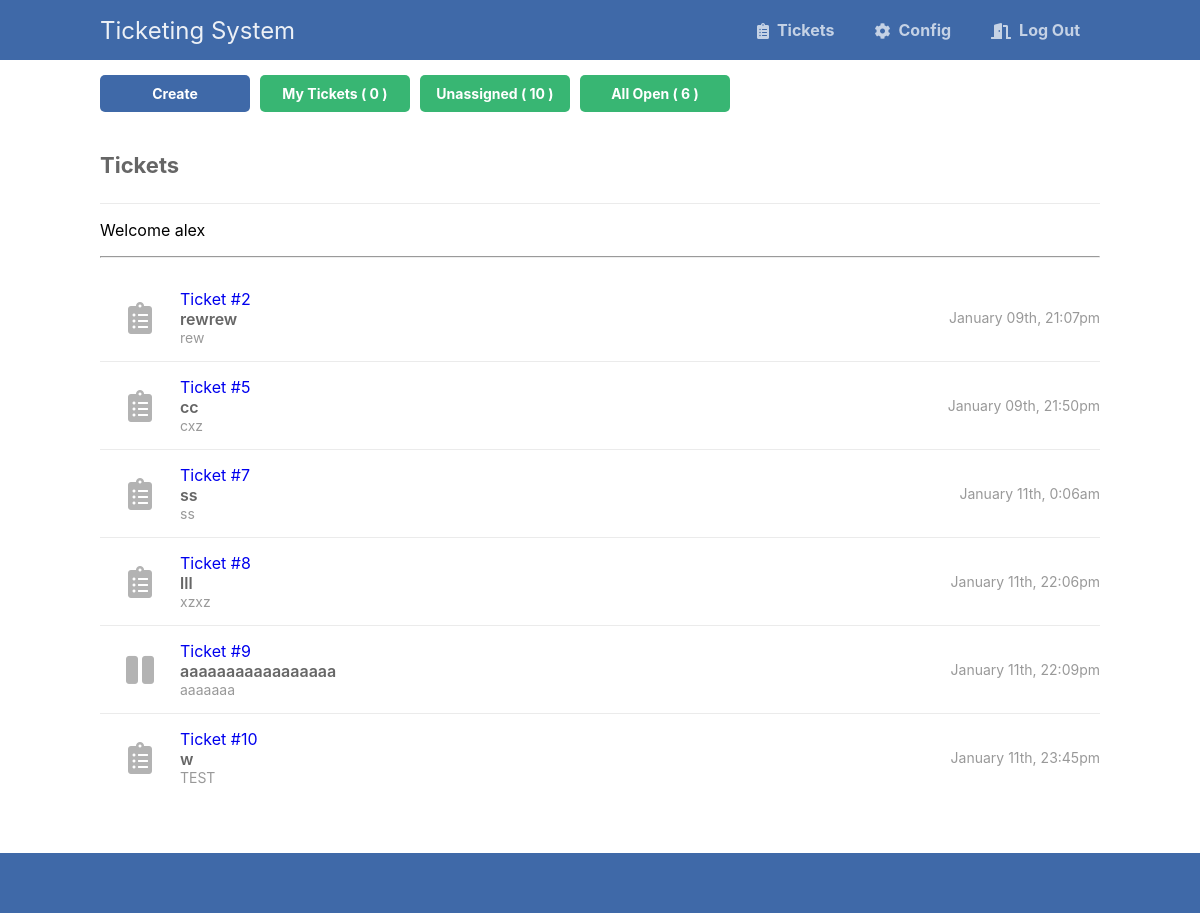
The page /admin/index.php (signed in) on the database as committed earlier.
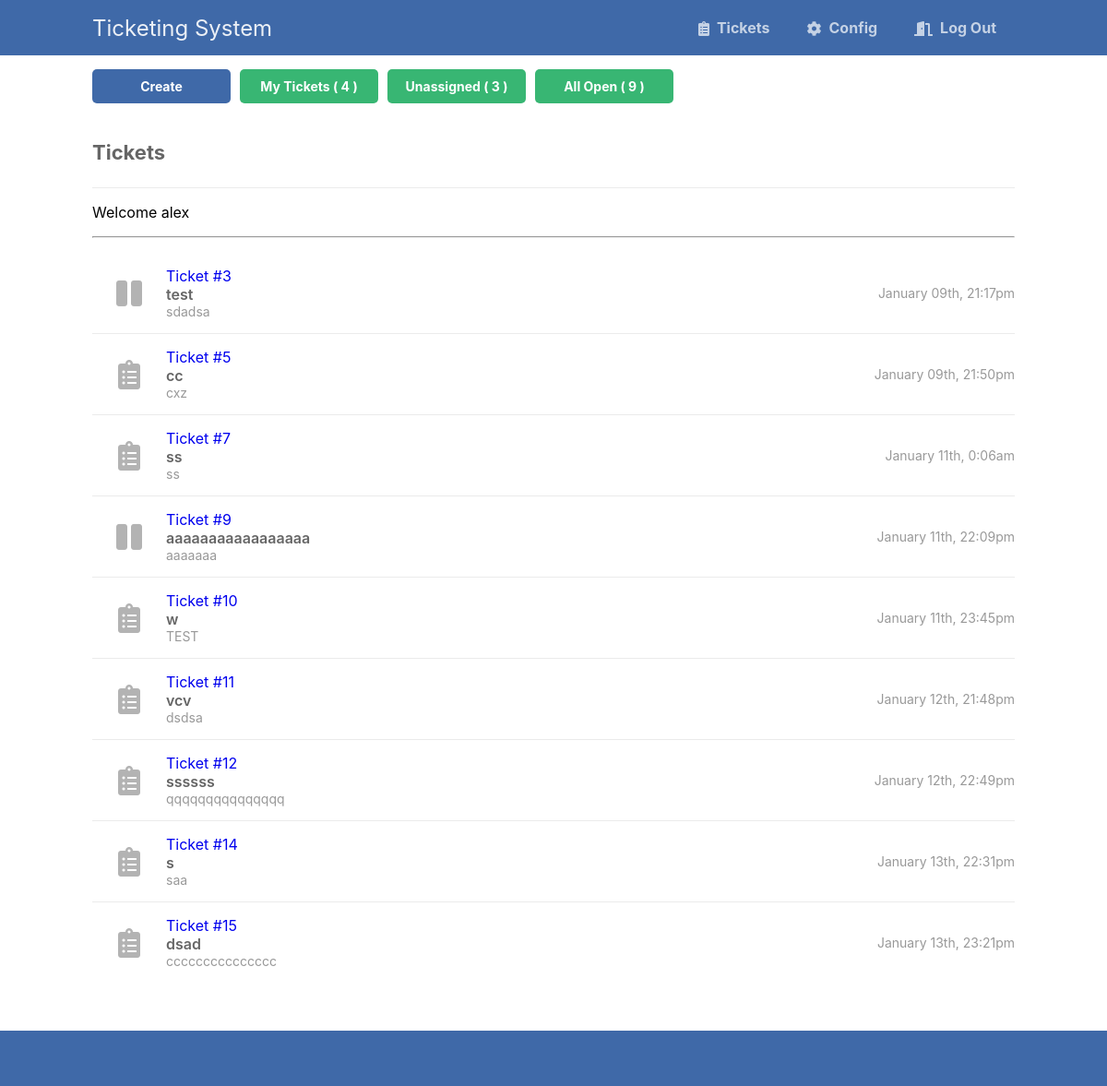
The same page on the database as committed later.
### tables this page shows
CREATE TABLE `tickets` (
  `id` int(11) NOT NULL,
  `title` varchar(255) NOT NULL,
  `msg` text NOT NULL,
  `email` varchar(255) DEFAULT NULL,
  `created` datetime NOT NULL DEFAULT current_timestamp(),
  `status` enum('open','closed','resolved','hold') NOT NULL DEFAULT 'open',
  `assigned` varchar(50) DEFAULT NULL,
  `resolved` datetime DEFAULT NULL,
  `department` varchar(250) DEFAULT NULL,
  `location` varchar(250) DEFAULT NULL
);

### admin/index.php (the view)
<?php
include '../inc/functions.php';
$username = "";
$cookie_name = "Tickets";
if(!isset($_COOKIE[$cookie_name])) {
  header('Location: login.php');
} else {
	$username = $_COOKIE[$cookie_name];
}
$pdo = pdo_connect_mysql();
if(isset($_GET['vtickets']))
{
	if($_GET['vtickets']=="mytickets")
	{
		$ll = 'SELECT * FROM `tickets` WHERE `assigned` = "'.$username.'" AND `status` = "open" OR `assigned` = "'.$username.'" AND `status` = "hold"';
	}
	if($_GET['vtickets']=="unassigned")
	{
		$ll = 'SELECT * FROM `tickets` WHERE `assigned` is null OR `assigned` = ""; ';
	}
	if($_GET['vtickets']=="allopen")
	{
		$ll = 'SELECT * FROM tickets WHERE status = "open" OR status = "hold"';
	}
}
else
{
$ll = 'SELECT * FROM tickets WHERE status = "open" OR status = "hold"';
}
$stmt = $pdo->prepare($ll);
$stmt->execute();
$tickets = $stmt->fetchAll(PDO::FETCH_ASSOC);
		$myticket_count = 'SELECT COUNT(id) AS TotalCount FROM tickets WHERE `assigned` = "'.$username.'" AND `status` = "open" OR `assigned` = "'.$username.'" AND `status` = "hold"';
		$stmt_myticket = $pdo->prepare($myticket_count);
		$stmt_myticket->execute();
		$myticket_count = $stmt_myticket->fetchAll(PDO::FETCH_ASSOC);
		$unassigned_count = 'SELECT COUNT(id) AS TotalCount FROM `tickets` WHERE `assigned` is null OR `assigned` = "";';
		$stmt_unassigned = $pdo->prepare($unassigned_count);
		$stmt_unassigned->execute();
		$unassigned_count = $stmt_unassigned->fetchAll(PDO::FETCH_ASSOC);
		$open_count = 'SELECT COUNT(id) AS TotalCount FROM tickets WHERE status = "open" OR status = "hold"';
		$stmt_open = $pdo->prepare($open_count);
		$stmt_open->execute();
		$open_count = $stmt_open->fetchAll(PDO::FETCH_ASSOC);
?>
<?=template_header('Tickets')?>
<div class="content home">
	<div class="btns">
		<a href="create.php" class="btn blue">Create</a>
		<a href="index.php?vtickets=mytickets" class="btn">My Tickets (
		<?php
			foreach ($myticket_count as $count):
				echo ($count['TotalCount']);
			endforeach;
		?>
		)</a>
		<a href="index.php?vtickets=unassigned" class="btn">Unassigned (
		<?php
			foreach ($unassigned_count as $count):
				echo ($count['TotalCount']);
			endforeach;
		?>
		)</a>
		<a href="index.php?vtickets=allopen" class="btn">All Open (
		<?php
			foreach ($open_count as $count):
				echo ($count['TotalCount']);
			endforeach;
		?>
		)</a>
	</div>
	<h2>Tickets</h2>
	<p>Welcome <?php echo($username); ?><hr></p>
	<div class="tickets-list">
		<?php foreach ($tickets as $ticket): ?>
		<a href="view.php?id=<?=$ticket['id']?>" class="ticket">
			<span class="con">
				<?php if ($ticket['status'] == 'open'): ?>
				<i class="fas fa-clipboard-list fa-2x"></i>
				<?php elseif ($ticket['status'] == 'resolved'): ?>
				<i class="fas fa-check fa-2x"></i>
				<?php elseif ($ticket['status'] == 'closed'): ?>
				<i class="fas fa-times fa-2x"></i>
				<?php elseif ($ticket['status'] == 'hold'): ?>
				<i class="fas fa-pause fa-2x"></i>
				<?php endif; ?>
			</span>
			<span class="con">
			    <span class="id">Ticket #<?=htmlspecialchars($ticket['id'], ENT_QUOTES)?></span>
				<span class="title"><?=htmlspecialchars($ticket['title'], ENT_QUOTES)?></span>
				<span class="msg"><?=htmlspecialchars($ticket['msg'], ENT_QUOTES)?></span>
			</span>
			<span class="con created"><?=date('F dS, G:ia', strtotime($ticket['created']))?></span>
		</a>
		<?php endforeach; ?>
	</div>
</div>
<?=template_footer()?>

Rows that differ between the two databases and show on the page:
no longer on this page (row edited): tickets: status "open" (drawn), id "2", title "rewrew", msg "rew", created "January 09th, 21:07pm"
no longer on this page (row edited): tickets: status "open" (drawn), id "8", title "lll", msg "xzxz", created "January 11th, 22:06pm"
now on this page (row edited): tickets: status "hold" (drawn), id "3", title "test", msg "sdadsa", created "January 09th, 21:17pm"
added tickets: status "open" (drawn), id "11", title "vcv", msg "dsdsa", created "January 12th, 21:48pm"
added tickets: status "open" (drawn), id "12", title "ssssss", msg "qqqqqqqqqqqqqqq", created "January 12th, 22:49pm"
added tickets: status "open" (drawn), id "14", title "s", msg "saa", created "January 13th, 22:31pm"
added tickets: status "open" (drawn), id "15", title "dsad", msg "ccccccccccccccc", created "January 13th, 23:21pm"
Other text that changed with them:
new list line: "4"
new list line: "3"
new list line: "9"
list line gone: "0"
list line gone: "10"
list line gone: "6"
